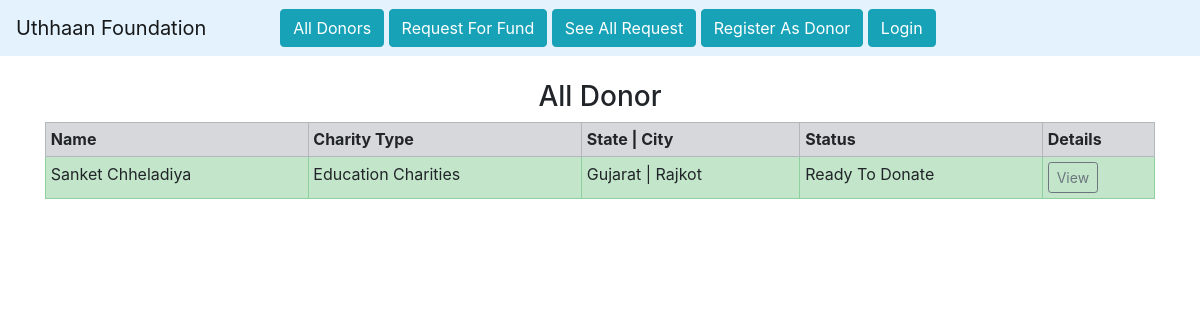
Screenshot of /donors_list/2/ with the database file from the repository.
### home/models.py (models this page shows, shortened)
class Donor(models.Model):
    donor = models.OneToOneField(
        User, on_delete=models.CASCADE, blank=True, null=True)
    date_of_birth = models.CharField(max_length=100)
    phone = models.CharField(max_length=10)
    city = models.CharField(max_length=100)
    state = models.CharField(max_length=100)
    address = models.TextField(max_length=500, default="")
    chariti = models.ForeignKey(Charity, on_delete=models.CASCADE)
    gender = models.CharField(max_length=10)
    image = models.ImageField(upload_to="")
    ready_to_donate = models.BooleanField(default=True)

class Charity(models.Model):
    name = models.CharField(max_length=100)
    def __str__(self):
        return self.name

### home/views.py (the view)
# urls.py: path("donors_list/<int:myid>/", views.donors_list, name="donors_list"),
def donors_list(request, myid):
    ch_types = Charity.objects.filter(id=myid).first()
    donor = Donor.objects.filter(chariti=ch_types)
    return render(request, "donors_list.html", {'donor': donor})

### home/templates/donors_list.html (shortened to what this page needs)
{% extends 'base.html' %}
{% block body %}
<div class="container">
  {% if donor %}
  <h3 class="text-center">All Donor</h3>
  <table class="table table-sm table-bordered">
    <tr class="table-secondary">
      <th>Name</th>
      <th>Charity Type</th>
      <th>State | City</th>
      <th>Status</th>
      <th>Details</th>
    </tr>
    {% for i in donor %}
    {% if i.ready_to_donate %}
    <tr class="table-success">
      <td>{{i.donor.get_full_name}}</td>
      <td>{{i.chariti}}</td>
      <td>{{i.state}} | {{i.city}}</td>
      <td>Ready To Donate</td>
      <td><a href="/donors_details/{{i.id}}/" class="btn btn-sm btn-outline-secondary">View</a></td>
    </tr>
    {% endif %}
    {% endfor %}
  </table>
  {% else %}
  <h2>No Donor Available</h2>
  {% endif %}
</div>
{% endblock %}

### rows the page displays
Donor: donor.get_full_name "Sanket Chheladiya", chariti "Education Charities", state "Gujarat", city "Rajkot"
